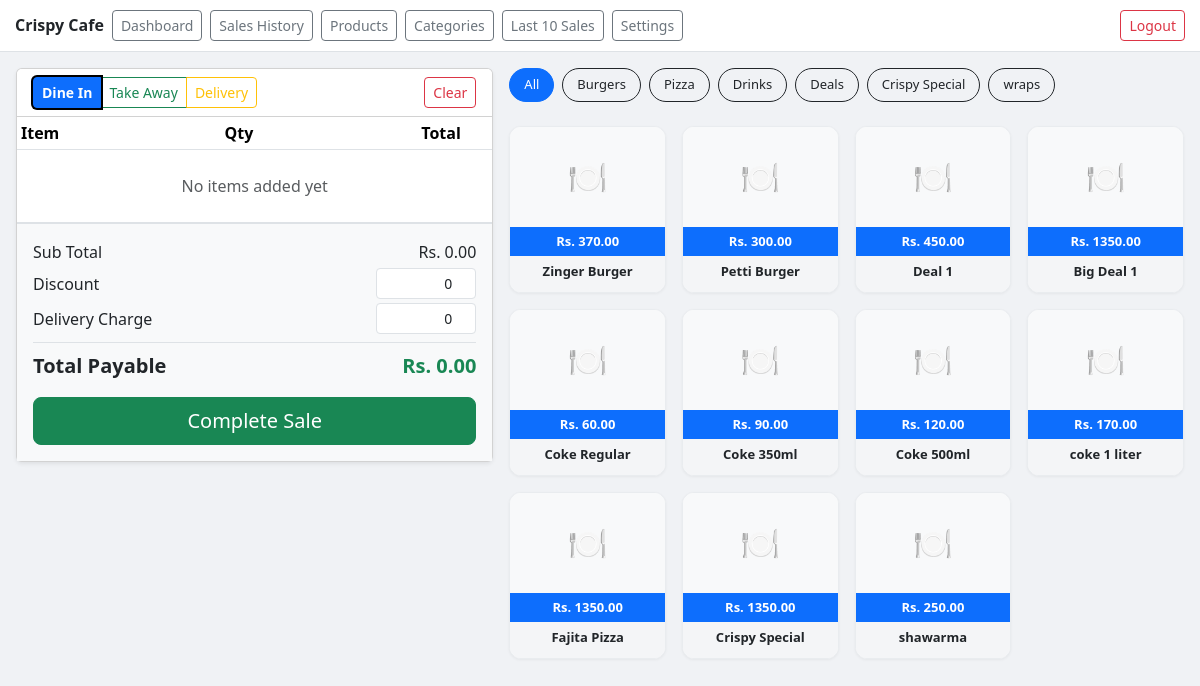
Page /pos/ (signed in) on the committed database.
### pos/models.py (models this page shows, shortened)
class Restaurant(models.Model):
    name = models.CharField(max_length=200)
    address = models.CharField(max_length=300, blank=True)
    phone = models.CharField(max_length=50, blank=True)
    logo = models.ImageField(upload_to='logos/', blank=True, null=True)
    primary_color = models.CharField(max_length=7, default='#0d6efd')   # Example: #0d6efd
    secondary_color = models.CharField(max_length=7, default='#198754')
    is_active = models.BooleanField(default=True)
    created_at = models.DateTimeField(auto_now_add=True)

class Category(models.Model):
    restaurant = models.ForeignKey(Restaurant, on_delete=models.CASCADE)
    name = models.CharField(max_length=100)
    is_active = models.BooleanField(default=True)

class Product(models.Model):
    restaurant = models.ForeignKey(Restaurant, on_delete=models.CASCADE)
    name = models.CharField(max_length=200)
    category = models.ForeignKey(Category, on_delete=models.CASCADE)
    price = models.DecimalField(max_digits=10, decimal_places=2)
    stock = models.PositiveIntegerField(default=0)
    image = models.ImageField(upload_to='products/', blank=True, null=True)
    is_deal = models.BooleanField(default=False)          # ← New field
    is_active = models.BooleanField(default=True)

### pos/views.py (the view)
# urls.py: path('pos/', views.pos_screen, name='pos_screen'),
@login_required(login_url='login')
def pos_screen(request):
    restaurant = get_user_restaurant(request.user)
    if not restaurant:
        return render(request, 'pos/no_restaurant.html')
    categories = Category.objects.filter(restaurant=restaurant, is_active=True)
    products = Product.objects.filter(restaurant=restaurant, is_active=True)
    context = {
        'categories': categories,
        'products': products,
        'restaurant': restaurant,
    }
    return render(request, 'pos/pos.html', context)

### pos/views.py (called while the page is built)
def get_user_restaurant(user):
    try:
        profile = UserProfile.objects.get(user=user)
        return profile.restaurant
    except UserProfile.DoesNotExist:
        return None

### pos/templates/pos/pos.html (shortened to what this page needs)
<!DOCTYPE html>
<html lang="en">
<head>
    <link href="https://cdn.jsdelivr.net/npm/bootstrap@5.3.3/dist/css/bootstrap.min.css" rel="stylesheet">
</head>
<body>
<div class="top-bar d-flex justify-content-between align-items-center">
    <div class="d-flex align-items-center gap-2 flex-wrap">
        <h6 class="mb-0 fw-bold">{{ restaurant.name }}</h6>
        <a href="/" class="btn btn-sm btn-outline-secondary">Dashboard</a>
        <a href="/sales-history/" class="btn btn-sm btn-outline-secondary">Sales History</a>
        <a href="/manage/products/" class="btn btn-sm btn-outline-secondary">Products</a>
        <a href="/manage/categories/" class="btn btn-sm btn-outline-secondary">Categories</a>
        <a href="/last-10-sales/" class="btn btn-sm btn-outline-secondary">Last 10 Sales</a>
        <a href="/settings/" class="btn btn-sm btn-outline-secondary">Settings</a>
    </div>
    <a href="/logout/" class="btn btn-sm btn-outline-danger">Logout</a>
</div>
<div class="container-fluid p-2 p-md-3">
    <div class="row g-3">
        <div class="col-lg-5 cart-section">
            <div class="card shadow-sm">
                <div class="card-header bg-white d-flex justify-content-between align-items-center py-2 flex-wrap gap-2">
                    <div class="btn-group btn-group-sm">
                        <button class="btn btn-outline-primary order-type-btn active" data-type="dine_in" onclick="selectOrderType(this)">Dine In</button>
                        <button class="btn btn-outline-success order-type-btn" data-type="take_away" onclick="selectOrderType(this)">Take Away</button>
                        <button class="btn btn-outline-warning order-type-btn" data-type="delivery" onclick="selectOrderType(this)">Delivery</button>
                    </div>
                    <button class="btn btn-sm btn-outline-danger" onclick="clearCart()">Clear</button>
                </div>
                <div class="card-body p-0" style="max-height: 260px; overflow-y: auto;">
                    <table class="table table-sm mb-0">
                        <thead>
                            <tr>
                                <th>Item</th>
                                <th class="text-center">Qty</th>
                                <th class="text-end">Total</th>
                                <th></th>
                            </tr>
                        </thead>
                        <tbody id="cart-items">
                            <tr>
                                <td colspan="4" class="text-center text-muted py-4">No items added yet</td>
                            </tr>
                        </tbody>
                    </table>
                </div>
                <div class="p-3 bg-light border-top">
                    <div class="d-flex justify-content-between mb-1">
                        <span>Sub Total</span>
                        <span id="subtotal-display">Rs. 0.00</span>
                    </div>
                    <div class="d-flex justify-content-between align-items-center mb-1">
                        <span>Discount</span>
                        <input type="number" id="discount-input" class="form-control form-control-sm text-end" style="width: 100px;" value="0" min="0" onchange="updateCartDisplay()">
                    </div>
                    <div class="d-flex justify-content-between align-items-center mb-2" id="delivery-charge-row" style="display:none;">
                        <span>Delivery Charge</span>
                        <input type="number" id="delivery-charge" class="form-control form-control-sm text-end" style="width: 100px;" value="0" min="0" onchange="updateCartDisplay()">
                    </div>
                    <div class="d-flex justify-content-between fw-bold fs-5 border-top pt-2 mb-3">
                        <span>Total Payable</span>
                        <span id="cart-total" class="text-success">Rs. 0.00</span>
                    </div>
                    <button class="btn btn-success w-100 btn-lg" onclick="completeSale()">
                        Complete Sale
                    </button>
                </div>
            </div>
        </div>
        <div class="col-lg-7 products-section">
            <div class="mb-3 d-flex gap-2 overflow-auto pb-2" style="white-space: nowrap;">
                <button class="btn btn-sm category-btn active" onclick="filterCategory('all', this)">All</button>
                {% for category in categories %}
                    <button class="btn btn-sm btn-outline-dark category-btn" onclick="filterCategory('{{ category.id }}', this)">
                        {{ category.name }}
                    </button>
                {% endfor %}
            </div>
            <div class="row row-cols-2 row-cols-md-3 row-cols-xl-4 g-2 g-md-3" id="products-grid">
                {% for product in products %}
                <div class="col product-item" data-category="{{ product.category.id }}">
                    <div class="product-card h-100" onclick="addToCart('{{ product.id }}', '{{ product.name }}', '{{ product.price }}')">
                        {% if product.image %}
                            <img src="{{ product.image.url }}" class="product-img" alt="{{ product.name }}">
                        {% else %}
                            <div class="product-img d-flex align-items-center justify-content-center bg-light">
                                <span style="font-size: 32px;">🍽️</span>
                            </div>
                        {% endif %}
                        <div class="price-badge text-center">Rs. {{ product.price }}</div>
                        <div class="p-2 text-center" style="background-color: #f4f5f7;">
                            <h6 class="mb-1" style="font-size: 13px; font-weight: 600;">{{ product.name }}</h6>
                        </div>
                    </div>
                </div>
                {% empty %}
                <div class="col-12">
                    <div class="alert alert-warning text-center">No products found.</div>
                </div>
                {% endfor %}
            </div>
        </div>
    </div>
</div>
</body>
</html>

### rows in the picture
Restaurant: name "Crispy Cafe"
Category: name "Burgers"
Category: name "Pizza"
Category: name "Drinks"
Category: name "Deals"
Category: name "Crispy Special"
Category: name "wraps"
Product: price "370.00", name "Zinger Burger"
Product: price "300.00", name "Petti Burger"
Product: price "450.00", name "Deal 1"
Product: price "1350.00", name "Big Deal 1"
Product: price "60.00", name "Coke Regular"
Product: price "90.00", name "Coke 350ml"
Product: price "120.00", name "Coke 500ml"
Product: price "170.00", name "coke 1 liter"
Product: price "1350.00", name "Fajita Pizza"
Product: price "1350.00", name "Crispy Special"
Product: price "250.00", name "shawarma"
